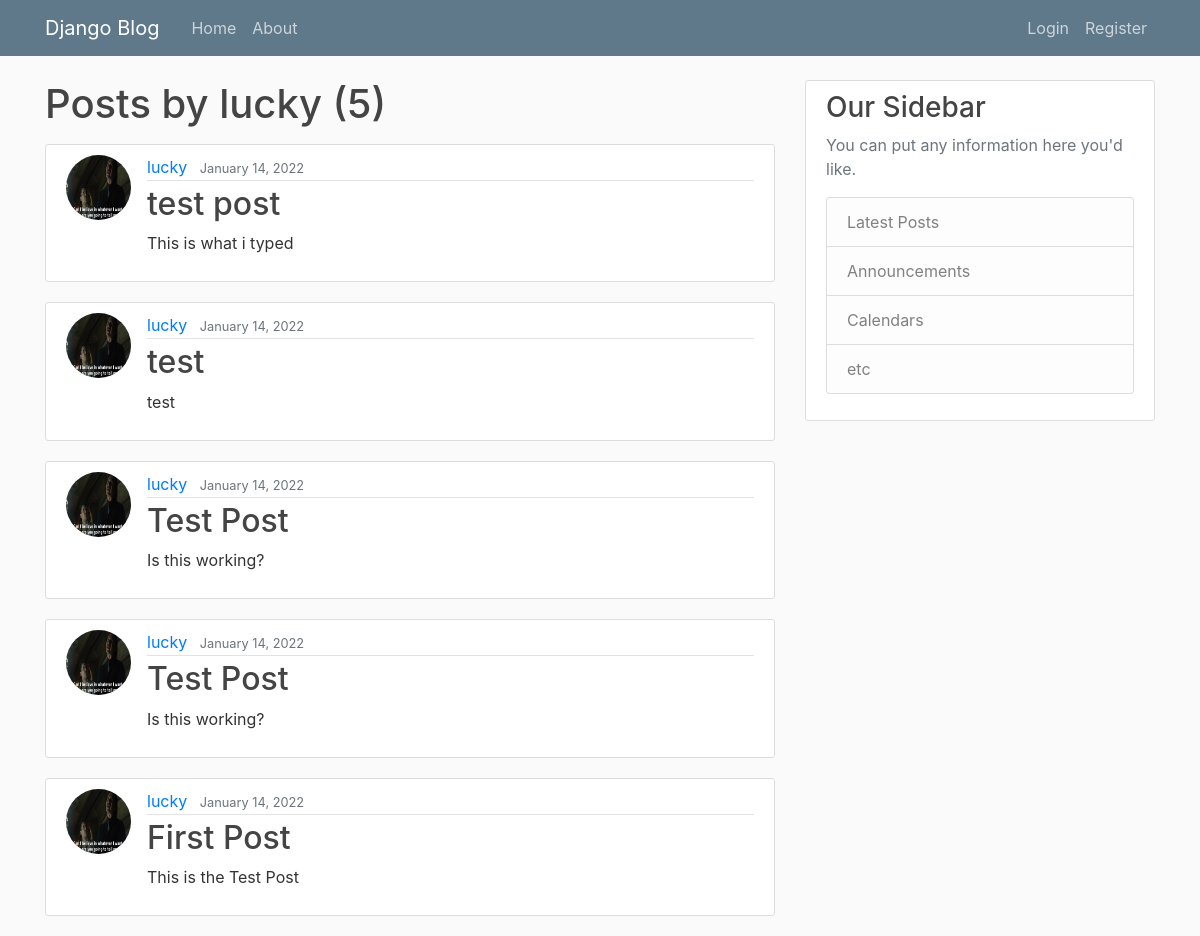
The page /user/lucky on the database its author committed.
### blog/models.py (models this page shows, shortened)
class Post(models.Model):
    title = models.CharField(max_length=100)
    content = models.TextField()
    date_posted = models.DateTimeField(default=timezone.now)
    author = models.ForeignKey(User, on_delete=models.CASCADE)

### users/models.py (models this page shows, shortened)
class Profile(models.Model):
    user = models.OneToOneField(User, on_delete=models.CASCADE)
    image = models.ImageField(default='default.jpg', upload_to='profile_pics')

### blog/views.py (the view)
# urls.py: path('user/<str:username>', UserPostListView.as_view(), name='user-posts'),
class UserPostListView(ListView):
    model = Post
    template_name = 'blog/user_posts.html'  # <app>/<model>_<viewtype>.html
    context_object_name = 'posts'
    paginate_by = 5
    def get_queryset(self):
        user = get_object_or_404(User, username=self.kwargs.get('username'))
        return Post.objects.filter(author=user).order_by('-date_posted')

### blog/templates/blog/user_posts.html (shortened to what this page needs)
{% extends "blog/base.html" %}
{% block content %}
    <h1 class="mb-3">Posts by {{ view.kwargs.username }} ({{ page_obj.paginator.count }})</h1>
    {% for post in posts %}
        <article class="media content-section">
          <img class="rounded-circle article-img" src="{{ post.author.profile.image.url }}">
          <div class="media-body">
            <div class="article-metadata">
              <a class="mr-2" href="{% url 'user-posts' post.author.username %}">{{ post.author }}</a>
              <small class="text-muted">{{ post.date_posted|date:"F d, Y" }}</small>
            </div>
            <h2><a class="article-title" href="{% url 'post-detail' post.id %}">{{ post.title }}</a></h2>
            <p class="article-content">{{ post.content }}</p>
          </div>
        </article>
    {% endfor %}
{% endblock content %}

### blog/static/blog/main.css (style rules this page uses)
body { background: #fafafa; color: #333333; margin-top: 5rem; }
h1, h2, h3, h4, h5, h6 { color: #444444; }
.content-section { background: #ffffff; padding: 10px 20px; border: 1px solid #dddddd; border-radius: 3px; margin-bottom: 20px; }
.article-title { color: #444444; }
.article-content { white-space: pre-line; }
.article-img { height: 65px; width: 65px; margin-right: 16px; }
.article-metadata { padding-bottom: 1px; margin-bottom: 4px; border-bottom: 1px solid #e3e3e3; }

### rows shown on the page
Post: author.profile.image (picture), author "lucky", date_posted "January 14, 2022", title "test post", content "This is what i typed"
Post: author.profile.image (picture), author "lucky", date_posted "January 14, 2022", title "test", content "test"
Post: author.profile.image (picture), author "lucky", date_posted "January 14, 2022", title "Test Post", content "Is this working?"
Post: author.profile.image (picture), author "lucky", date_posted "January 14, 2022", title "Test Post", content "Is this working?"
Post: author.profile.image (picture), author "lucky", date_posted "January 14, 2022", title "First Post", content "This is the Test Post"

### other values the page prints
{{ view.kwargs.username }} "lucky"
{{ page_obj.paginator.count }} "5"
